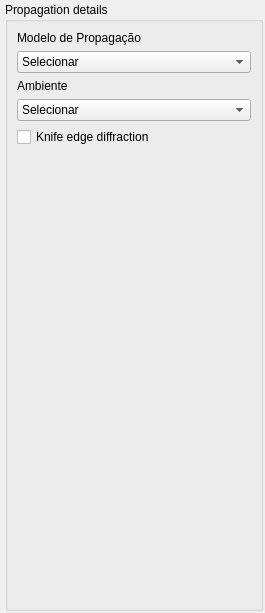
               <widget class="QWidget" name="scroll_area_widget_contents_model">
                <property name="geometry">
                 <rect>
                  <x>0</x>
                  <y>0</y>
                  <width>265</width>
                  <height>613</height>
                 </rect>
                </property>
                <layout class="QVBoxLayout" name="verticalLayout_14">
                 <property name="leftMargin">
                  <number>5</number>
                 </property>
                 <property name="topMargin">
                  <number>2</number>
                 </property>
                 <property name="rightMargin">
                  <number>2</number>
                 </property>
                 <property name="bottomMargin">
                  <number>2</number>
                 </property>
                 <item>
                  <widget class="QGroupBox" name="group_box_propagation_model_details">
                   <property name="title">
                    <string>Propagation details</string>
                   </property>
                   <layout class="QFormLayout" name="formLayout_13">
                    <item row="0" column="0">
                     <widget class="QLabel" name="label_propagation_model">
                      <property name="text">
                       <string>Modelo de Propagação</string>
                      </property>
                     </widget>
                    </item>
                    <item row="1" column="0" colspan="2">
                     <widget class="QComboBox" name="combo_box_propagation_model">
                      <property name="currentText">
                       <string>Selecionar</string>
                      </property>
                      <item>
                       <property name="text">
                        <string>Selecionar</string>
                       </property>
                      </item>
                      <item>
                       <property name="text">
                        <string>COST231-Hata</string>
                       </property>
                      </item>
                      <item>
                       <property name="text">
                        <string>Friis model</string>
                       </property>
                      </item>
                      <item>
                       <property name="text">
                        <string>Two-rays ground reflection</string>
                       </property>
                      </item>
                      <item>
                       <property name="text">
                        <string>Log-distance</string>
                       </property>
                      </item>
                      <item>
                       <property name="text">
                        <string>One-slope</string>
                       </property>
                      </item>
                     </widget>
                    </item>
                    <item row="2" column="0">
                     <widget class="QLabel" name="label_enviroment">
                      <property name="text">
                       <string>Ambiente</string>
                      </property>
                     </widget>
                    </item>
                    <item row="3" column="0" colspan="2">
                     <widget class="QComboBox" name="combo_box_environment">
                      <item>
                       <property name="text">
                        <string>Selecionar</string>
                       </property>
                      </item>
                      <item>
                       <property name="text">
                        <string>Conservative/City</string>
                       </property>
                      </item>
                      <item>
                       <property name="text">
                        <string>Optimistic/Unobstructed</string>
                       </property>
                      </item>
                      <item>
                       <property name="text">
                        <string>Average</string>
                       </property>
                      </item>
                     </widget>
                    </item>
                    <item row="4" column="0">
                     <widget class="QCheckBox" name="check_box_knife_edge_diffraction">
                      <property name="text">
                       <string>Knife edge diffraction</string>
                      </property>
                     </widget>
                    </item>
                   </layout>
                  </widget>
                 </item>
                </layout>
               </widget>
